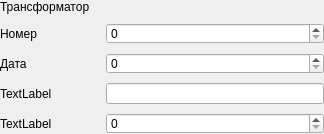
<?xml version="1.0" encoding="UTF-8"?>
<ui version="4.0">
 <class>Dialog</class>
 <widget class="QDialog" name="Dialog">
  <property name="geometry">
   <rect>
    <x>0</x>
    <y>0</y>
    <width>324</width>
    <height>134</height>
   </rect>
  </property>
  <property name="minimumSize">
   <size>
    <width>324</width>
    <height>134</height>
   </size>
  </property>
  <property name="windowTitle">
   <string>Dialog</string>
  </property>
  <layout class="QFormLayout" name="formLayout">
   <property name="verticalSpacing">
    <number>9</number>
   </property>
   <property name="margin">
    <number>0</number>
   </property>
   <item row="0" column="0">
    <widget class="QLabel" name="label">
     <property name="minimumSize">
      <size>
       <width>100</width>
       <height>0</height>
      </size>
     </property>
     <property name="text">
      <string>Трансформатор</string>
     </property>
     <property name="buddy">
      <cstring>ellipsiscombobox</cstring>
     </property>
    </widget>
   </item>
   <item row="1" column="0">
    <widget class="QLabel" name="label_2">
     <property name="minimumSize">
      <size>
       <width>100</width>
       <height>0</height>
      </size>
     </property>
     <property name="text">
      <string>Номер</string>
     </property>
     <property name="buddy">
      <cstring>sbSerialNumber</cstring>
     </property>
    </widget>
   </item>
   <item row="1" column="1">
    <widget class="QSpinBox" name="sbSerialNumber">
     <property name="buttonSymbols">
      <enum>QAbstractSpinBox::UpDownArrows</enum>
     </property>
     <property name="maximum">
      <number>999999999</number>
     </property>
     <property name="field" stdset="0">
      <string>serialnumber</string>
     </property>
    </widget>
   </item>
   <item row="2" column="0">
    <widget class="QLabel" name="label_3">
     <property name="minimumSize">
      <size>
       <width>100</width>
       <height>0</height>
      </size>
     </property>
     <property name="text">
      <string>Дата</string>
     </property>
     <property name="buddy">
      <cstring>spinBox</cstring>
     </property>
    </widget>
   </item>
   <item row="0" column="1">
    <widget class="EllipsisComboBox" name="ellipsiscombobox" native="true">
     <property name="reference" stdset="0">
      <string>transformer</string>
     </property>
     <property name="field" stdset="0">
      <string>transformer</string>
     </property>
    </widget>
   </item>
   <item row="2" column="1">
    <widget class="QSpinBox" name="spinBox">
     <property name="maximum">
      <number>99</number>
     </property>
     <property name="value">
      <number>0</number>
     </property>
     <property name="field" stdset="0">
      <string>makedate</string>
     </property>
    </widget>
   </item>
   <item row="3" column="0">
    <widget class="QLabel" name="label_4">
     <property name="text">
      <string>TextLabel</string>
     </property>
     <property name="buddy">
      <cstring>lineEdit</cstring>
     </property>
    </widget>
   </item>
   <item row="3" column="1">
    <widget class="QLineEdit" name="lineEdit">
     <property name="field" stdset="0">
      <string>ordernumber</string>
     </property>
    </widget>
   </item>
   <item row="4" column="0">
    <widget class="QLabel" name="label_5">
     <property name="text">
      <string>TextLabel</string>
     </property>
     <property name="buddy">
      <cstring>spinBox_2</cstring>
     </property>
    </widget>
   </item>
   <item row="4" column="1">
    <widget class="QSpinBox" name="spinBox_2">
     <property name="maximum">
      <number>999999999</number>
     </property>
     <property name="field" stdset="0">
      <string>series</string>
     </property>
    </widget>
   </item>
  </layout>
 </widget>
 <customwidgets>
  <customwidget>
   <class>EllipsisComboBox</class>
   <extends>QWidget</extends>
   <header>electrolab.gui.ellipsiscombobox</header>
  </customwidget>
 </customwidgets>
 <tabstops>
  <tabstop>ellipsiscombobox</tabstop>
  <tabstop>sbSerialNumber</tabstop>
 </tabstops>
 <resources/>
 <connections/>
 <slots>
  <slot>pressButton()</slot>
 </slots>
</ui>
